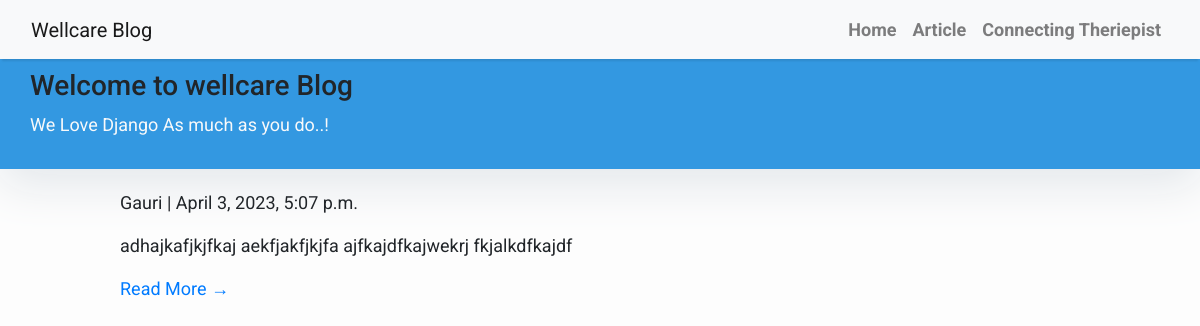
/blog/, run on an earlier commit of the app's database.
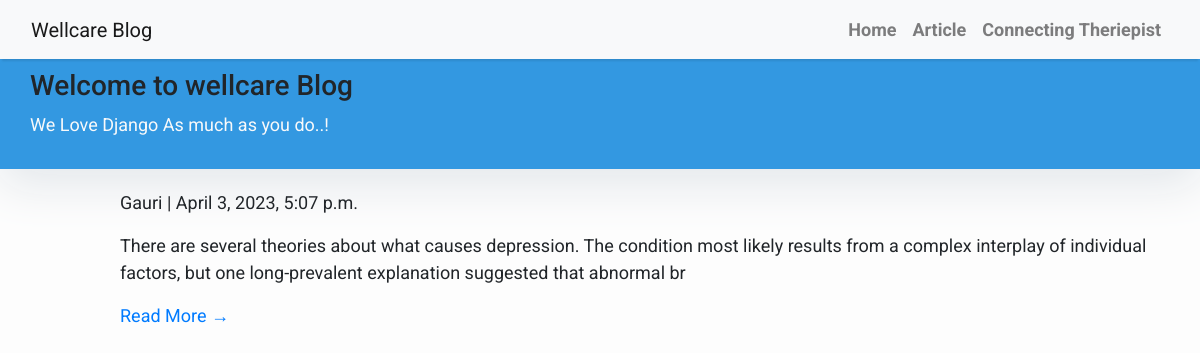
And on a later commit of the database.
### blog/models.py (models this page shows, shortened)
class Post(models.Model):
    title = models.CharField(max_length=200, unique=True)
    slug = models.SlugField(max_length=200, unique=True)
    author = models.ForeignKey(User, on_delete= models.CASCADE,related_name='blog_posts')
    updated_on = models.DateTimeField(auto_now= True)
    content = models.TextField()
    created_on = models.DateTimeField(auto_now_add=True)
    status = models.IntegerField(choices=STATUS, default=0)
    class Meta:
        ordering = ['-created_on']

### blog/views.py (the view)
# urls.py: path('', views.PostList.as_view(), name='blog_home'),
class PostList(generic.ListView):
    queryset = Post.objects.filter(status=1).order_by('-created_on')
    template_name = 'index.html'

### templates/index.html (shortened to what this page needs)
{% extends "base.html" %}
{% block content %}
<header class="masthead">
    <div class="container">
        <div class="row">
            <div class=" col-md-8-col-md-10-mx-auto">
                <div class="site-heading">
                    <h3 class="site-heading-my-4-mt-3-text-white"> Welcome to wellcare Blog </h3>
                    <p class="text-light">We Love Django As much as you do..! &nbsp
                    </p>
                </div>
            </div>
        </div>
    </div>
</header>
<div class="container">
    <div class="row">
        <div class="col-md-8-mt-3 auto">
            {% for post in post_list %}
            <div class="card-mb-4">
                <div class="card-body">
                    <p class="card-text-text-muted-h6">{{post.author}} | {{post.created_on}} </p>
                    <p class="card-text">{{post.content|slice:":200"}}</p>
                    <a href="{% url 'post_detail' post.slug  %}" class="btn-btn-primary">Read More &rarr;</a>
                </div>
            </div>
            {% endfor %}
        </div>
    </div>
</div>
{%endblock%}

What changed in the data, as far as the page shows it:
changed Post "Gauri": content "adhajkafjkjfkaj aekfjakfjkjfa ajfkajdfkajwekrj fkjalkdfkajdf" → "There are several theories about what causes depression. The condition most likely results from a complex interplay of individual factors, but one long-prevalent explanation suggested that abnormal br"
